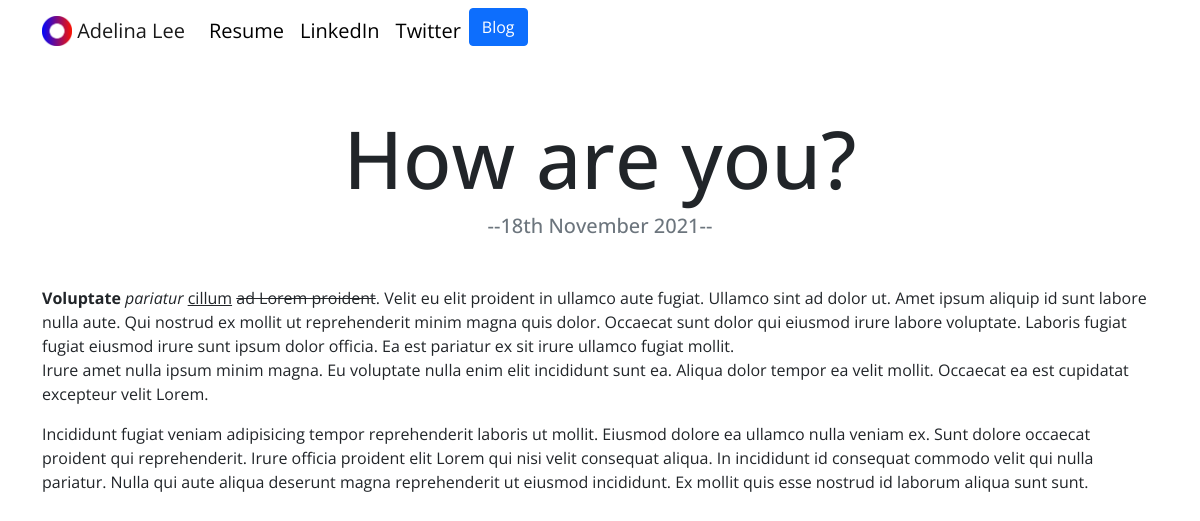
Page /blog/8/ on the committed database.
### blog/models.py (models this page shows, shortened)
class BlogPost(models.Model):
    title = models.CharField(max_length=200, blank=False)
    date = models.DateField()
    content = models.TextField()

### blog/views.py (the view)
def detail(request, blog_id):
    blog = get_object_or_404(BlogPost, pk=blog_id)  # Grabs blog ID, else return 404
    return render(request, 'blog/detail.html',
                  {'blog': blog})  # Gets blog content

### blog/templates/blog/detail.html (shortened to what this page needs)
{% extends 'portfolio/base.html' %}
{% load static %}
{% block content %}
<!DOCTYPE html>
<html lang="en">
<head>
</head>
<body>
<h1 class="text-center mt-5" id="blogdetailtitle">{{ blog.title }}</h1>
<h5 class="text-center text-muted mb-5">--{{ blog.date|date:'jS F Y' }}--</h5>
{{ blog.content|safe }}
</body>
</html>
{% endblock %}

### portfolio/static/portfolio/custom.css (style rules this page uses)
body { font-family: 'Open Sans', sans-serif; }
@media (min-width: 992px) { #blogdetailtitle { font-size: 5rem; } }

### rows in the picture
BlogPost: title "How are you?", date "18th November 2021", content "Voluptate pariatur cillum ad Lorem proident . Velit eu elit proident in ullamco aute fugiat. Ullamco sint ad dolor ut. Amet ipsum aliquip id sunt labore nulla aute. Qui nostrud ex mollit ut reprehenderit minim magna quis dolor. Occaecat sunt dolor qui eiusmod irure labore voluptate. Laboris fugiat fugiat eiusmod irure sunt ipsum dolor officia. Ea est pariatur ex sit irure ullamco fugiat mollit. Irure amet nulla ipsum minim magna. Eu voluptate nulla enim elit incididunt sunt ea. Aliqua dolor tempor ea velit mollit. Occaecat ea est cupidatat excepteur velit Lorem. Incididunt fugiat veniam adipisicing tempor reprehenderit laboris ut mollit. Eiusmod dolore ea ullamco nulla veniam ex. Sunt…"
